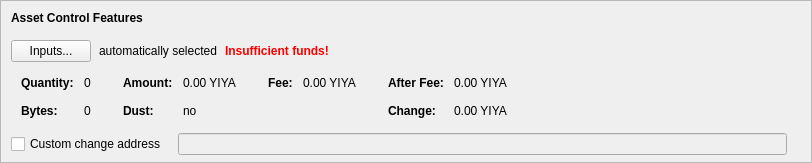
      <widget class="QFrame" name="frameAssetControl">
       <property name="sizePolicy">
        <sizepolicy hsizetype="Expanding" vsizetype="Fixed">
         <horstretch>0</horstretch>
         <verstretch>0</verstretch>
        </sizepolicy>
       </property>
       <property name="maximumSize">
        <size>
         <width>16777215</width>
         <height>16777215</height>
        </size>
       </property>
       <property name="frameShape">
        <enum>QFrame::StyledPanel</enum>
       </property>
       <property name="frameShadow">
        <enum>QFrame::Sunken</enum>
       </property>
       <layout class="QVBoxLayout" name="verticalLayoutAssetControl2">
        <property name="spacing">
         <number>0</number>
        </property>
        <property name="leftMargin">
         <number>0</number>
        </property>
        <property name="topMargin">
         <number>0</number>
        </property>
        <property name="rightMargin">
         <number>0</number>
        </property>
        <property name="bottomMargin">
         <number>6</number>
        </property>
        <item>
         <layout class="QVBoxLayout" name="verticalLayoutAssetControl" stretch="0,0,0,0,1">
          <property name="spacing">
           <number>0</number>
          </property>
          <property name="leftMargin">
           <number>10</number>
          </property>
          <property name="topMargin">
           <number>10</number>
          </property>
          <item>
           <layout class="QHBoxLayout" name="horizontalLayoutAssetControl1">
            <property name="bottomMargin">
             <number>15</number>
            </property>
            <item>
             <widget class="QLabel" name="labelAssetControlFeatures">
              <property name="sizePolicy">
               <sizepolicy hsizetype="Preferred" vsizetype="Maximum">
                <horstretch>0</horstretch>
                <verstretch>0</verstretch>
               </sizepolicy>
              </property>
              <property name="font">
               <font>
                <weight>75</weight>
                <bold>true</bold>
               </font>
              </property>
              <property name="styleSheet">
               <string notr="true">font-weight:bold;</string>
              </property>
              <property name="text">
               <string>Asset Control Features</string>
              </property>
             </widget>
            </item>
           </layout>
          </item>
          <item>
           <layout class="QHBoxLayout" name="horizontalLayoutAssetControl2" stretch="0,0,0,0">
            <property name="spacing">
             <number>8</number>
            </property>
            <property name="bottomMargin">
             <number>10</number>
            </property>
            <item>
             <widget class="QPushButton" name="pushButtonAssetControl">
              <property name="styleSheet">
               <string notr="true"/>
              </property>
              <property name="text">
               <string>Inputs...</string>
              </property>
              <property name="autoDefault">
               <bool>false</bool>
              </property>
             </widget>
            </item>
            <item>
             <widget class="QLabel" name="labelAssetControlAutomaticallySelected">
              <property name="text">
               <string>automatically selected</string>
              </property>
              <property name="margin">
               <number>5</number>
              </property>
             </widget>
            </item>
            <item>
             <widget class="QLabel" name="labelAssetControlInsuffFunds">
              <property name="font">
               <font>
                <weight>75</weight>
                <bold>true</bold>
               </font>
              </property>
              <property name="styleSheet">
               <string notr="true">color:red;font-weight:bold;</string>
              </property>
              <property name="text">
               <string>Insufficient funds!</string>
              </property>
              <property name="margin">
               <number>5</number>
              </property>
             </widget>
            </item>
            <item>
             <spacer name="horizontalSpacerAssetControl">
              <property name="orientation">
               <enum>Qt::Horizontal</enum>
              </property>
              <property name="sizeHint" stdset="0">
               <size>
                <width>40</width>
                <height>1</height>
               </size>
              </property>
             </spacer>
            </item>
           </layout>
          </item>
          <item>
           <widget class="QWidget" name="widgetAssetControl" native="true">
            <property name="sizePolicy">
             <sizepolicy hsizetype="Preferred" vsizetype="Preferred">
              <horstretch>0</horstretch>
              <verstretch>0</verstretch>
             </sizepolicy>
            </property>
            <property name="minimumSize">
             <size>
              <width>0</width>
              <height>0</height>
             </size>
            </property>
            <property name="styleSheet">
             <string notr="true"/>
            </property>
            <layout class="QHBoxLayout" name="horizontalLayoutAssetControl5">
             <property name="leftMargin">
              <number>0</number>
             </property>
             <property name="topMargin">
              <number>0</number>
             </property>
             <property name="rightMargin">
              <number>0</number>
             </property>
             <property name="bottomMargin">
              <number>0</number>
             </property>
             <item>
              <layout class="QHBoxLayout" name="horizontalLayoutAssetControl3" stretch="0,0,0,1">
               <property name="spacing">
                <number>20</number>
               </property>
               <property name="topMargin">
                <number>0</number>
               </property>
               <property name="bottomMargin">
                <number>10</number>
               </property>
               <item>
                <layout class="QFormLayout" name="formLayoutAssetControl1">
                 <property name="horizontalSpacing">
                  <number>10</number>
                 </property>
                 <property name="verticalSpacing">
                  <number>14</number>
                 </property>
                 <property name="leftMargin">
                  <number>10</number>
                 </property>
                 <property name="topMargin">
                  <number>4</number>
                 </property>
                 <property name="rightMargin">
                  <number>6</number>
                 </property>
                 <item row="0" column="0">
                  <widget class="QLabel" name="labelAssetControlQuantityText">
                   <property name="font">
                    <font>
                     <weight>75</weight>
                     <bold>true</bold>
                    </font>
                   </property>
                   <property name="text">
                    <string>Quantity:</string>
                   </property>
                   <property name="margin">
                    <number>0</number>
                   </property>
                  </widget>
                 </item>
                 <item row="0" column="1">
                  <widget class="QLabel" name="labelAssetControlQuantity">
                   <property name="cursor">
                    <cursorShape>IBeamCursor</cursorShape>
                   </property>
                   <property name="contextMenuPolicy">
                    <enum>Qt::ActionsContextMenu</enum>
                   </property>
                   <property name="text">
                    <string notr="true">0</string>
                   </property>
                   <property name="margin">
                    <number>0</number>
                   </property>
                   <property name="textInteractionFlags">
                    <set>Qt::LinksAccessibleByMouse|Qt::TextSelectableByKeyboard|Qt::TextSelectableByMouse</set>
                   </property>
                  </widget>
                 </item>
                 <item row="1" column="0">
                  <widget class="QLabel" name="labelAssetControlBytesText">
                   <property name="font">
                    <font>
                     <weight>75</weight>
                     <bold>true</bold>
                    </font>
                   </property>
                   <property name="text">
                    <string>Bytes:</string>
                   </property>
                  </widget>
                 </item>
                 <item row="1" column="1">
                  <widget class="QLabel" name="labelAssetControlBytes">
                   <property name="cursor">
                    <cursorShape>IBeamCursor</cursorShape>
                   </property>
                   <property name="contextMenuPolicy">
                    <enum>Qt::ActionsContextMenu</enum>
                   </property>
                   <property name="text">
                    <string notr="true">0</string>
                   </property>
                   <property name="textInteractionFlags">
                    <set>Qt::LinksAccessibleByMouse|Qt::TextSelectableByKeyboard|Qt::TextSelectableByMouse</set>
                   </property>
                  </widget>
                 </item>
                </layout>
               </item>
               <item>
                <layout class="QFormLayout" name="formLayoutAssetControl2">
                 <property name="horizontalSpacing">
                  <number>10</number>
                 </property>
                 <property name="verticalSpacing">
                  <number>14</number>
                 </property>
                 <property name="leftMargin">
                  <number>6</number>
                 </property>
                 <property name="topMargin">
                  <number>4</number>
                 </property>
                 <property name="rightMargin">
                  <number>6</number>
                 </property>
                 <item row="0" column="0">
                  <widget class="QLabel" name="labelAssetControlAmountText">
                   <property name="font">
                    <font>
                     <weight>75</weight>
                     <bold>true</bold>
                    </font>
                   </property>
                   <property name="text">
                    <string>Amount:</string>
                   </property>
                   <property name="margin">
                    <number>0</number>
                   </property>
                  </widget>
                 </item>
                 <item row="0" column="1">
                  <widget class="QLabel" name="labelAssetControlAmount">
                   <property name="cursor">
                    <cursorShape>IBeamCursor</cursorShape>
                   </property>
                   <property name="contextMenuPolicy">
                    <enum>Qt::ActionsContextMenu</enum>
                   </property>
                   <property name="text">
                    <string notr="true">0.00 YIYA</string>
                   </property>
                   <property name="textInteractionFlags">
                    <set>Qt::LinksAccessibleByMouse|Qt::TextSelectableByKeyboard|Qt::TextSelectableByMouse</set>
                   </property>
                  </widget>
                 </item>
                 <item row="1" column="0">
                  <widget class="QLabel" name="labelAssetControlLowOutputText">
                   <property name="font">
                    <font>
                     <weight>75</weight>
                     <bold>true</bold>
                    </font>
                   </property>
                   <property name="text">
                    <string>Dust:</string>
                   </property>
                  </widget>
                 </item>
                 <item row="1" column="1">
                  <widget class="QLabel" name="labelAssetControlLowOutput">
                   <property name="cursor">
                    <cursorShape>IBeamCursor</cursorShape>
                   </property>
                   <property name="contextMenuPolicy">
                    <enum>Qt::ActionsContextMenu</enum>
                   </property>
                   <property name="text">
                    <string notr="true">no</string>
                   </property>
                   <property name="textInteractionFlags">
                    <set>Qt::LinksAccessibleByMouse|Qt::TextSelectableByKeyboard|Qt::TextSelectableByMouse</set>
                   </property>
                  </widget>
                 </item>
                </layout>
               </item>
               <item>
                <layout class="QFormLayout" name="formLayoutAssetControl3">
                 <property name="horizontalSpacing">
                  <number>10</number>
                 </property>
                 <property name="verticalSpacing">
                  <number>14</number>
                 </property>
                 <property name="leftMargin">
                  <number>6</number>
                 </property>
                 <property name="topMargin">
                  <number>4</number>
                 </property>
                 <property name="rightMargin">
                  <number>6</number>
                 </property>
                 <item row="0" column="0">
                  <widget class="QLabel" name="labelAssetControlFeeText">
                   <property name="font">
                    <font>
                     <weight>75</weight>
                     <bold>true</bold>
                    </font>
                   </property>
                   <property name="text">
                    <string>Fee:</string>
                   </property>
                   <property name="margin">
                    <number>0</number>
                   </property>
                  </widget>
                 </item>
                 <item row="0" column="1">
                  <widget class="QLabel" name="labelAssetControlFee">
                   <property name="cursor">
                    <cursorShape>IBeamCursor</cursorShape>
                   </property>
                   <property name="contextMenuPolicy">
                    <enum>Qt::ActionsContextMenu</enum>
                   </property>
                   <property name="text">
                    <string notr="true">0.00 YIYA</string>
                   </property>
                   <property name="textInteractionFlags">
                    <set>Qt::LinksAccessibleByMouse|Qt::TextSelectableByKeyboard|Qt::TextSelectableByMouse</set>
                   </property>
                  </widget>
                 </item>
                </layout>
               </item>
               <item>
                <layout class="QFormLayout" name="formLayoutAssetControl4">
                 <property name="horizontalSpacing">
                  <number>10</number>
                 </property>
                 <property name="verticalSpacing">
                  <number>14</number>
                 </property>
                 <property name="leftMargin">
                  <number>6</number>
                 </property>
                 <property name="topMargin">
                  <number>4</number>
                 </property>
                 <property name="rightMargin">
                  <number>6</number>
                 </property>
                 <item row="0" column="0">
                  <widget class="QLabel" name="labelAssetControlAfterFeeText">
                   <property name="font">
                    <font>
                     <weight>75</weight>
                     <bold>true</bold>
                    </font>
                   </property>
                   <property name="text">
                    <string>After Fee:</string>
                   </property>
                   <property name="margin">
                    <number>0</number>
                   </property>
                  </widget>
                 </item>
                 <item row="0" column="1">
                  <widget class="QLabel" name="labelAssetControlAfterFee">
                   <property name="cursor">
                    <cursorShape>IBeamCursor</cursorShape>
                   </property>
                   <property name="contextMenuPolicy">
                    <enum>Qt::ActionsContextMenu</enum>
                   </property>
                   <property name="text">
                    <string notr="true">0.00 YIYA</string>
                   </property>
                   <property name="textInteractionFlags">
                    <set>Qt::LinksAccessibleByMouse|Qt::TextSelectableByKeyboard|Qt::TextSelectableByMouse</set>
                   </property>
                  </widget>
                 </item>
                 <item row="1" column="0">
                  <widget class="QLabel" name="labelAssetControlChangeText">
                   <property name="font">
                    <font>
                     <weight>75</weight>
                     <bold>true</bold>
                    </font>
                   </property>
                   <property name="text">
                    <string>Change:</string>
                   </property>
                  </widget>
                 </item>
                 <item row="1" column="1">
                  <widget class="QLabel" name="labelAssetControlChange">
                   <property name="cursor">
                    <cursorShape>IBeamCursor</cursorShape>
                   </property>
                   <property name="contextMenuPolicy">
                    <enum>Qt::ActionsContextMenu</enum>
                   </property>
                   <property name="text">
                    <string notr="true">0.00 YIYA</string>
                   </property>
                   <property name="textInteractionFlags">
                    <set>Qt::LinksAccessibleByMouse|Qt::TextSelectableByKeyboard|Qt::TextSelectableByMouse</set>
                   </property>
                  </widget>
                 </item>
                </layout>
               </item>
              </layout>
             </item>
            </layout>
           </widget>
          </item>
          <item>
           <layout class="QHBoxLayout" name="horizontalLayoutAssetControl4" stretch="0,0,0">
            <property name="spacing">
             <number>12</number>
            </property>
            <property name="sizeConstraint">
             <enum>QLayout::SetDefaultConstraint</enum>
            </property>
            <property name="topMargin">
             <number>5</number>
            </property>
            <property name="rightMargin">
             <number>5</number>
            </property>
            <item>
             <widget class="QCheckBox" name="checkBoxAssetControlChange">
              <property name="toolTip">
               <string>If this is activated, but the change address is empty or invalid, change will be sent to a newly generated address.</string>
              </property>
              <property name="text">
               <string>Custom change address</string>
              </property>
             </widget>
            </item>
            <item>
             <widget class="QValidatedLineEdit" name="lineEditAssetControlChange">
              <property name="enabled">
               <bool>false</bool>
              </property>
              <property name="sizePolicy">
               <sizepolicy hsizetype="Expanding" vsizetype="Fixed">
                <horstretch>0</horstretch>
                <verstretch>0</verstretch>
               </sizepolicy>
              </property>
             </widget>
            </item>
            <item>
             <widget class="QLabel" name="labelAssetControlChangeLabel">
              <property name="sizePolicy">
               <sizepolicy hsizetype="Preferred" vsizetype="Expanding">
                <horstretch>0</horstretch>
                <verstretch>0</verstretch>
               </sizepolicy>
              </property>
              <property name="minimumSize">
               <size>
                <width>0</width>
                <height>0</height>
               </size>
              </property>
              <property name="text">
               <string/>
              </property>
              <property name="margin">
               <number>3</number>
              </property>
             </widget>
            </item>
           </layout>
          </item>
          <item>
           <spacer name="verticalSpacerAssetControl">
            <property name="orientation">
             <enum>Qt::Vertical</enum>
            </property>
            <property name="sizeHint" stdset="0">
             <size>
              <width>800</width>
              <height>1</height>
             </size>
            </property>
           </spacer>
          </item>
         </layout>
        </item>
       </layout>
      </widget>
